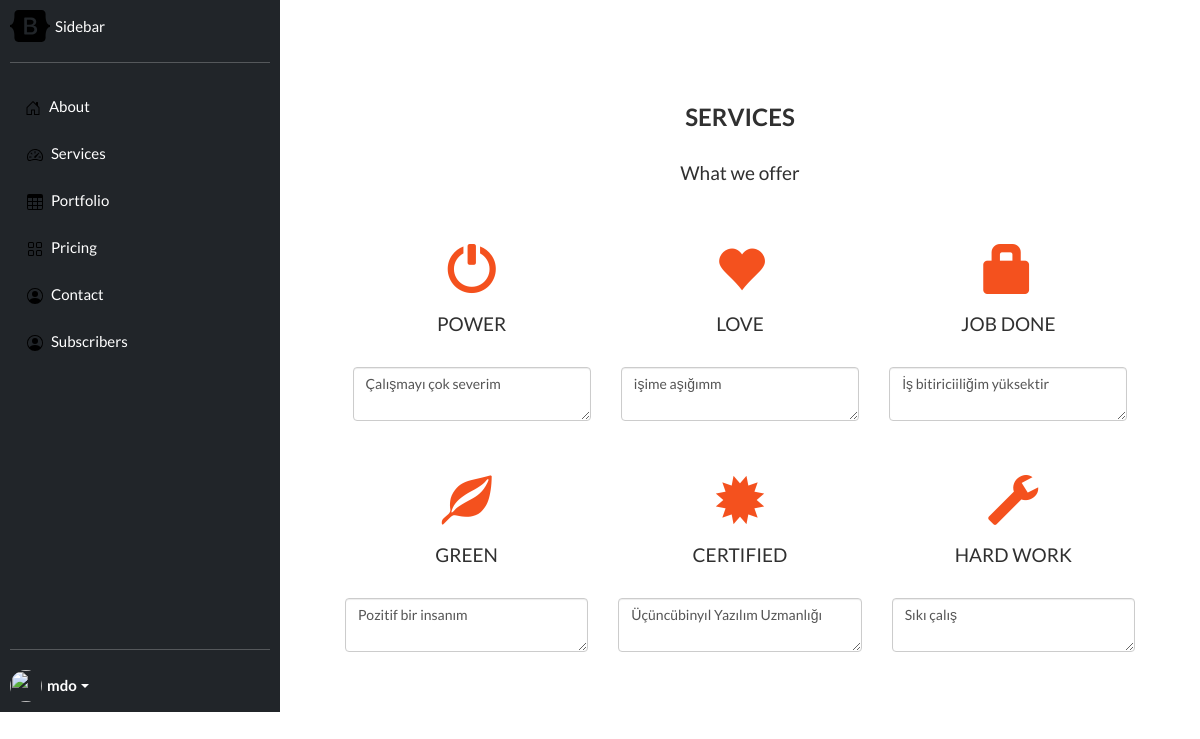
/Adminservices, run on the app's committed database.
### tables this page shows
CREATE TABLE "Hizmetler" (
	"Power"	TEXT,
	"Love"	TEXT,
	"JobDone"	TEXT,
	"Green"	TEXT,
	"Certified"	TEXT,
	"Hardwork"	TEXT
);

### app.py (the view)
@app.route('/Adminservices',methods=["GET","POST"])
def AdminServices():
    con = sqlite3.connect("CvDB.db")
    cur = con.cursor()
    cur.execute(f"select * from Hizmetler")
    veri = cur.fetchone()
    return render_template('AdminServices.html',veri=veri)

### templates/AdminServices.html (shortened to what this page needs)
{% extends 'AdminPanelLayout.html' %}
{% block content %}
    <div id="services" class="container-fluid text-center">
  <h2>SERVICES</h2>
  <h4>What we offer</h4>
  <br>
  <div class="row slideanim slide">
      <form  method="POST">
    <div class="col-sm-4">
      <span class="glyphicon glyphicon-off logo-small"></span>
      <h4>POWER</h4>
       <textarea class="form-control" name="altbaslik"  rows="2" style="width:100%">{{ veri[0] }}</textarea>
    </div>
    <div class="col-sm-4">
      <span class="glyphicon glyphicon-heart logo-small"></span>
      <h4>LOVE</h4>
       <textarea class="form-control" name="altbaslik" id="exampleFormControlTextarea1" rows="2" style="width:100%">{{ veri[1] }}</textarea>
    </div>
    <div class="col-sm-4">
      <span class="glyphicon glyphicon-lock logo-small"></span>
      <h4>JOB DONE</h4>
       <textarea class="form-control" name="altbaslik" id="exampleFormControlTextarea1" rows="2" style="width:100%">{{ veri[2] }}</textarea>
    </div>
  </div>
  <br><br>
  <div class="row slideanim slide">
    <div class="col-sm-4">
      <span class="glyphicon glyphicon-leaf logo-small"></span>
      <h4>GREEN</h4>
       <textarea class="form-control" name="altbaslik" id="exampleFormControlTextarea1" rows="2" style="width:100%">{{ veri[3] }}</textarea>
    </div>
    <div class="col-sm-4">
      <span class="glyphicon glyphicon-certificate logo-small"></span>
      <h4>CERTIFIED</h4>
       <textarea class="form-control" name="altbaslik" id="exampleFormControlTextarea1" rows="2" style="width:100%">{{ veri[4] }}</textarea>
    </div>
    <div class="col-sm-4">
      <span class="glyphicon glyphicon-wrench logo-small"></span>
      <h4 style="color:#303030;">HARD WORK</h4>
      <textarea class="form-control" name="altbaslik" id="exampleFormControlTextarea1" rows="2" style="width:100%">{{ veri[5] }}</textarea>
    </div>
  </div>
</div>
{% endblock %}

### templates/AdminPanelLayout.html (style rules this page uses)
body { font: 400 15px Lato, sans-serif; line-height: 1.8; color: #818181; }
h2 { font-size: 24px; text-transform: uppercase; color: #303030; font-weight: 600; margin-bottom: 30px; }
h4 { font-size: 19px; line-height: 1.375em; color: #303030; font-weight: 400; margin-bottom: 30px; }
.container-fluid { padding: 60px 50px; }
.logo-small { color: #f4511e; font-size: 50px; }
.slideanim { visibility:hidden; }
.slide { animation-name: slide; -webkit-animation-name: slide; animation-duration: 1s; -webkit-animation-duration: 1s; visibility: visible; }

### data on the page
Hizmetler: altbaslik "Çalışmayı çok severim", altbaslik "işime aşığımm", altbaslik "İş bitiriciiliğim yüksektir", altbaslik "Pozitif bir insanım", altbaslik "Üçüncübinyıl Yazılım Uzmanlığı", altbaslik "Sıkı çalış"
